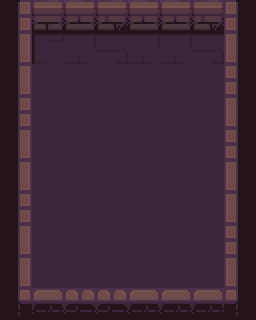

A level layout from a 2D game, rendered from its tile map. Below: a short description, then the map file with its tile-grid data intact:
An orthogonal 8x10 tile map with 32x32 px tiles, 1 tile layer (floor) and 4 objects (hero-start).

<map version="1.2" tiledversion="1.2.4" orientation="orthogonal" renderorder="right-down" width="8" height="10" tilewidth="32" tileheight="32" infinite="0" nextlayerid="5" nextobjectid="5">
 <properties>
  <property name="message" value="Restarting is okay" />
 </properties>
 <tileset firstgid="1" source="../maps/dungeon-tileset.tsx" />
 <layer id="1" name="floor" width="8" height="10">
  <data encoding="csv">
1,2,3,4,3,3,4,6,
11,12,13,14,13,13,14,16,
11,80,80,80,80,80,80,26,
21,80,80,80,80,80,80,16,
31,80,80,80,80,80,80,26,
11,80,80,80,80,80,80,36,
21,80,80,80,80,80,80,16,
31,80,80,80,80,80,80,26,
31,80,80,80,80,80,80,36,
41,42,43,44,45,42,42,46
</data>
 </layer>
 <objectgroup id="4" name="objects">
  <object id="2" gid="50" x="192" y="96" width="32" height="32" />
  <object id="3" gid="50" x="64" y="256" width="32" height="32" />
  <object id="4" gid="85" x="128" y="224" width="32" height="32" />
 </objectgroup>
 <objectgroup id="3" name="markers">
  <object id="1" name="hero-start" x="79.9728" y="87.2168">
   <point />
  </object>
 </objectgroup>
</map>
